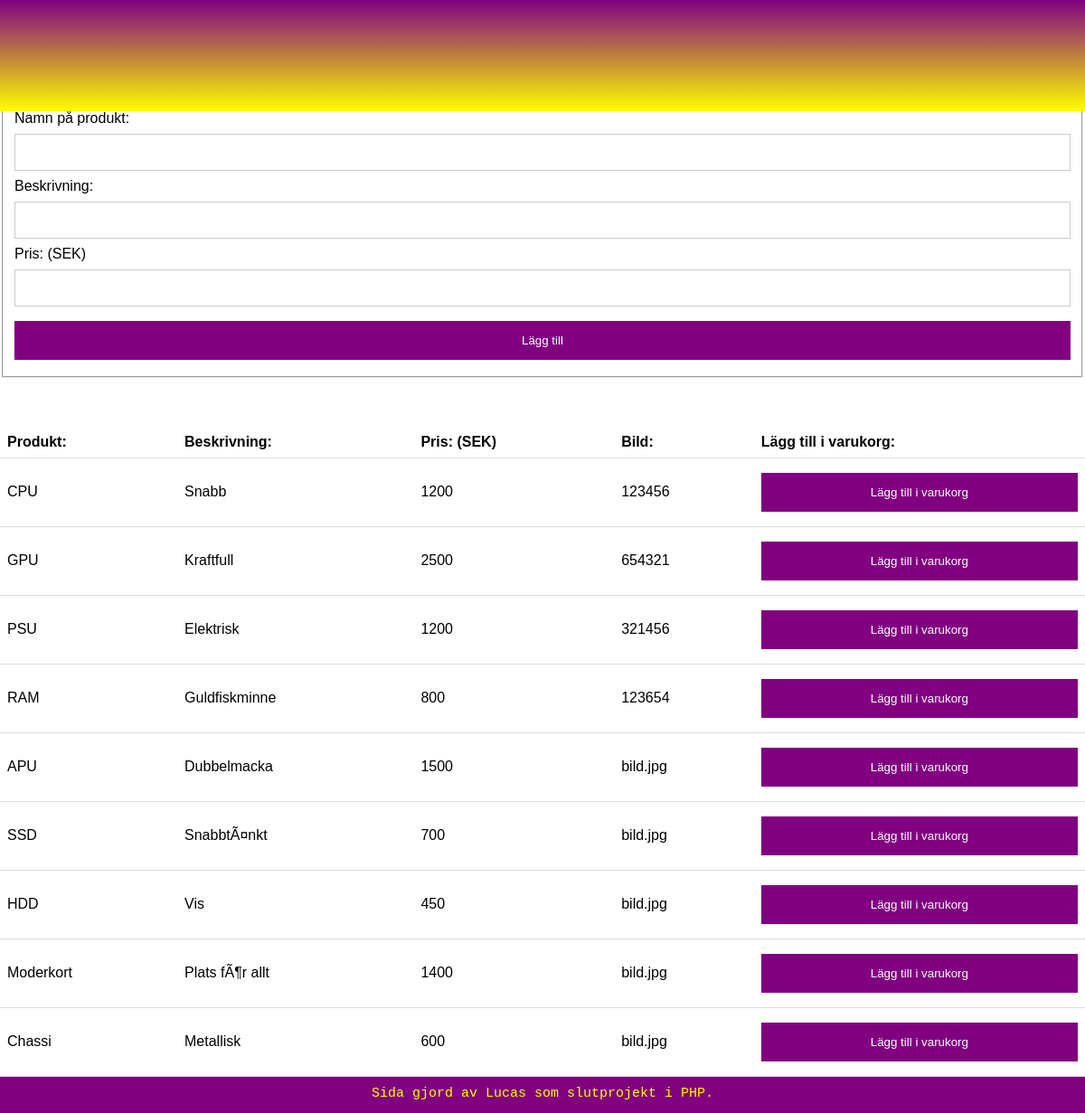
The app's page /Webbrot/Produkter.php (signed in), older data.
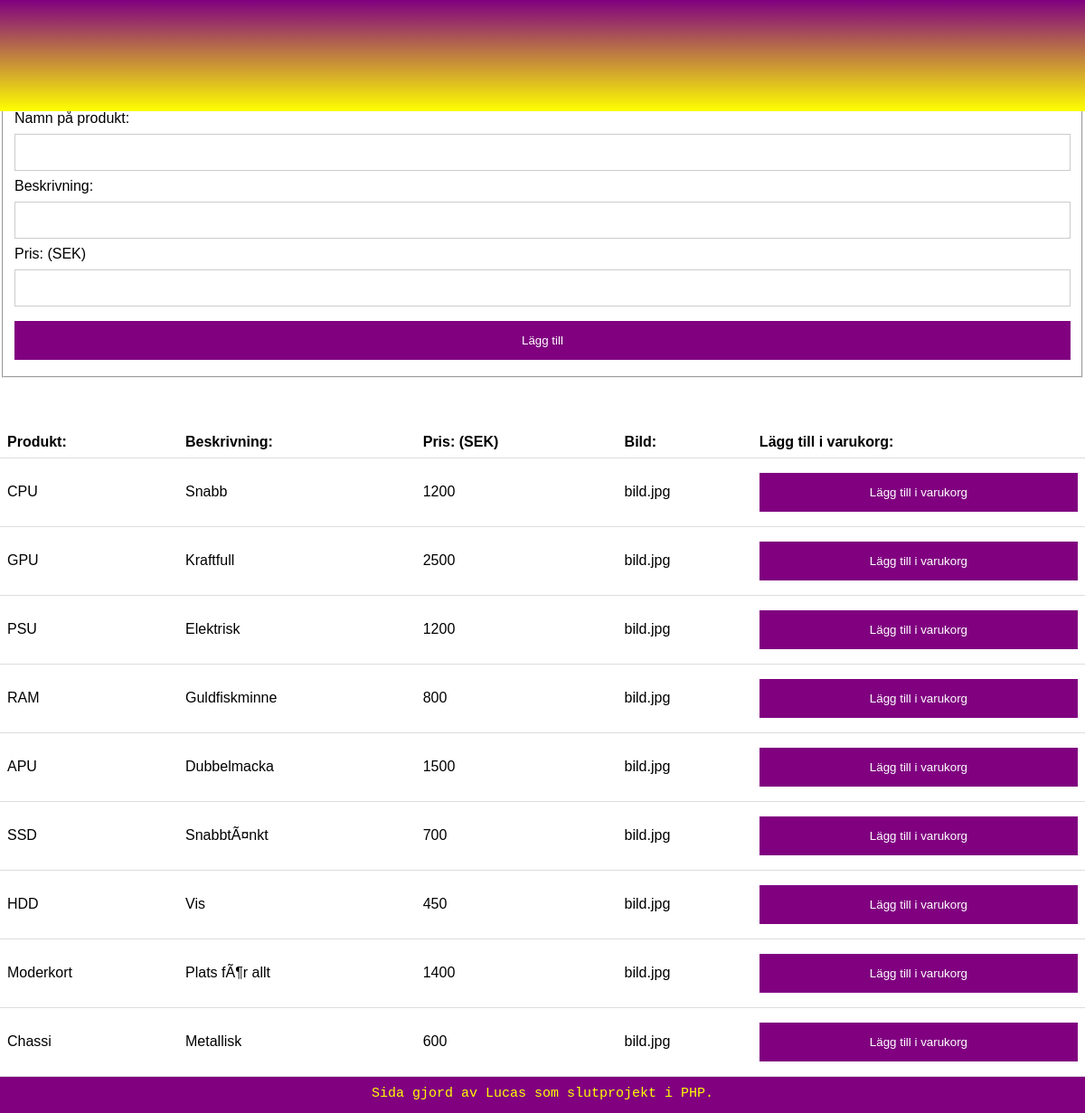
The same page, newer data.
### tables this page shows
CREATE TABLE `produkter` (
  `produktID` int(10) UNSIGNED NOT NULL,
  `namn` varchar(20) NOT NULL,
  `beskrivning` varchar(200) NOT NULL,
  `pris` int(50) NOT NULL,
  `bild` varchar(200) NOT NULL
);

### Webbrot/Produkter.php (called while the page is built, shortened)
<?php
	require "../Template/Produkter-template.php";
?>

### Template/Produkter-template.php (the view, shortened to what this page needs)
<?php
	require "connect.php";
	$sql = "SELECT * FROM produkter";
	$res = $dbh -> prepare($sql);
	$res -> execute();
	$result = $res -> get_result();
?>
<!DOCTYPE html>
<html lang="sv">
	<head>
		<link href="Slutprojekt.css" rel="stylesheet">
	</head>
	<body>
		<?php
			require "../Template/Nav.php";
		?>
		<main role="main">
			<form action="Produkter.php" method="post">
				<fieldset>
					<legend>Lägg till produkter:</legend><br>
					<label for="Namn">Namn på produkt:</label><br>
					<input type="text" name="produktnamn" id="Namn" required><br>
					<label for="Beskrivning">Beskrivning:</label><br>
					<input type="text" name="produktbeskrivning" id="Beskrivning" required><br>
					<label for="Pris">Pris: (SEK)</label><br>
					<input type="text" name="produktpris" id="Pris" required><br>
					<input type="submit" value="Lägg till">
				</fieldset>
			</form>
			<br><br><br>
			<table>
				<tr>
					<th>Produkt:</th>
					<th>Beskrivning:</th>
					<th>Pris: (SEK)</th>
					<th>Bild:</th>
					<th>Lägg till i varukorg:
				</tr>
				<?php
				while($row = $result -> fetch_assoc())
				{
					$pid=$row['produktID'];
				echo "<tr><td>";
				echo $row['namn'];
				echo "</td><td>";
				echo $row['beskrivning'];
				echo "</td><td>";
				echo $row['pris'];
				echo "</td><td>";
				echo $row['bild'];
				echo "</td><td>";
				echo "<button type='button' onclick='location.href=\"ProduktBRespons.php?pid=$pid\";'>Lägg till i varukorg</button>";
				echo "</td></tr>";
				}
				?>
			</table>
		</main>
		<div class="sidenav2">
		</div>
		<?php
			require "../Template/Footer.php";
		?>
	</body>
</html>

### Template/Nav.php
<div class="divsidenav">
	<nav role="navigation" class="sidenav">
		<ul>
			<li><a href="Index.php" id="Active">Hem</a></li>
			<li><a href="LoggaIn.php">Logga in</a></li>
			<li><a href="Produkter.php">Produkter</a></li>
		</ul>
	</nav>
</div>

### Template/Footer.php
<footer role="contentinfo">
	<p>Sida gjord av Lucas som slutprojekt i PHP.</p>
</footer>

### Webbrot/Slutprojekt.css (style rules this page uses)
* { box-sizing: border-box; }
body, html { margin: 0; font-family: Arial, Helvetica, sans-serif; height: 100%; }
.sidenav { height: 100%; width: 6.5%; z-index: 0; top: 0; left: 0; background-image: linear-gradient(purple, yellow); display: block; margin: 0; float: left; position: fixed; }
.sidenav ul { list-style: none; padding:5px; width: 100%; }
nav.sidenav li a { text-decoration: none; width: 100%; }
nav.sidenav ul { padding: 0; }
.divsidenav { height: 100%; float: left; width: 6.5%; }
.sidenav a { color: white; padding: 20px; display: block; float: left; transition: 0.2s; }
.sidenav2 { height: 100%; width: 2.06%; z-index: 0; top: 0; right: 0; background-image: linear-gradient(purple, yellow); display: block; margin: 0; float: right; position: fixed; }
#Active { background-color: white; color: black; }
table { border-collapse: collapse; width: 100%; }
th, td { padding: 8px; text-align: left; border-bottom: 1px solid #ddd; }
footer { height: 100px; width: 100%; z-index: 1; bottom: 0; background-color: purple; display: block; text-align: center; float: left; }
footer p { margin: 35px 0px; font-family: Courier New; font-size: 1.5em; color: yellow; }
main { float: left; width: calc(100% - 6.5% - 2.06%); }
input[type=text], input[type=email], input[type=username], input[type=password], select { width: 100%; padding: 12px 20px; margin: 8px 0; display: inline-block; border: 1px solid #ccc; box-sizing: border-box; }
input[type=submit] { width: 100%; background-color: purple; color: white; padding: 14px 20px; margin: 8px 0; border: none; cursor: pointer; }
button { width: 100%; background-color: purple; color: white; padding: 14px 20px; margin: 8px 0; border: none; cursor: pointer; }
@media screen and (max-width: 1400px) { main { float: left; width: 100%; } }
@media screen and (max-width: 1400px) { .sidenav { height: 10%; width: 100%; z-index: 0; top: 0; left: 0; background-image: linear-gradient(purple); display: block; margin: 0; float: left; position: fixed; } }
@media screen and (max-width: 1400px) { .sidenav ul { list-style: none; width: 100%; height: 10%; margin: 0; padding: 0; } }
@media screen and (max-width: 1400px) { nav.sidenav li a { text-decoration: none; height: 10%; width: 100%; float: left; } }
@media screen and (max-width: 1400px) { .divsidenav { height: 10%; float: left; width: 100%; } }
@media screen and (max-width: 1400px) { .sidenav a { color: white; padding: 0% 50%; display: block; float: left; transition: 0.2s; } }
@media screen and (max-width: 1400px) { .sidenav2 { height: 10%; width: 100%; z-index: 0; top: 0; right: 0; background-image: linear-gradient(purple); display: inline; margin: 0; float: right; position: fixed; } }
@media screen and (max-width: 1400px) { footer { height: 40px; width: 100%; z-index: 1; bottom: 0; background-image: linear-gradient(purple); display: block; text-align: center; float: left; } }
@media screen and (max-width: 1400px) { footer p { margin: 10px 0px; font-family: Courier New; font-size: 15px; color: yellow; } }

Row changes from the older to the newer data that the page shows:
changed produkter "CPU": bild "123456" → "bild.jpg"
changed produkter "GPU": bild "654321" → "bild.jpg"
changed produkter "PSU": bild "321456" → "bild.jpg"
changed produkter "RAM": bild "123654" → "bild.jpg"
